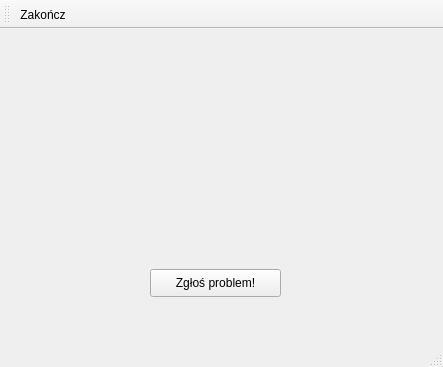
<?xml version="1.0" encoding="UTF-8"?>
<ui version="4.0">
 <class>problem</class>
 <widget class="QMainWindow" name="problem">
  <property name="geometry">
   <rect>
    <x>0</x>
    <y>0</y>
    <width>443</width>
    <height>367</height>
   </rect>
  </property>
  <property name="windowTitle">
   <string>MainWindow</string>
  </property>
  <widget class="QWidget" name="centralwidget">
   <widget class="QPushButton" name="problemBtn">
    <property name="geometry">
     <rect>
      <x>150</x>
      <y>240</y>
      <width>131</width>
      <height>28</height>
     </rect>
    </property>
    <property name="text">
     <string>Zgłoś problem!</string>
    </property>
   </widget>
   <widget class="QLabel" name="problemLabel">
    <property name="geometry">
     <rect>
      <x>120</x>
      <y>20</y>
      <width>201</width>
      <height>201</height>
     </rect>
    </property>
    <property name="text">
     <string/>
    </property>
    <property name="alignment">
     <set>Qt::AlignCenter</set>
    </property>
   </widget>
  </widget>
  <widget class="QMenuBar" name="menubar">
   <property name="geometry">
    <rect>
     <x>0</x>
     <y>0</y>
     <width>443</width>
     <height>26</height>
    </rect>
   </property>
  </widget>
  <widget class="QStatusBar" name="statusbar"/>
  <widget class="QToolBar" name="toolBar">
   <property name="windowTitle">
    <string>toolBar</string>
   </property>
   <attribute name="toolBarArea">
    <enum>TopToolBarArea</enum>
   </attribute>
   <attribute name="toolBarBreak">
    <bool>false</bool>
   </attribute>
   <addaction name="actionQuitProblem"/>
  </widget>
  <action name="actionQuitProblem">
   <property name="icon">
    <iconset resource="icons.qrc">
     <normaloff>:/icons/icons/close.ico</normaloff>:/icons/icons/close.ico</iconset>
   </property>
   <property name="text">
    <string>Zakończ</string>
   </property>
  </action>
 </widget>
 <resources>
  <include location="icons.qrc"/>
 </resources>
 <connections/>
</ui>
